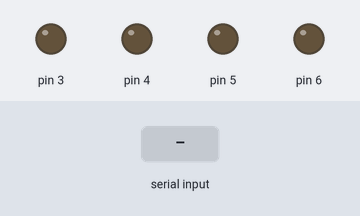
Recording of a sketch running on a simulated Arduino Uno, built with avr-gcc and run on an emulated ATmega328P. Parts: output pins drawn as LEDs (lit = HIGH). Inputs (shaded band) come from the test bench. What the sketch prints to the serial monitor is not drawn.

Above: at 1.2 s.
1.3 s: "1" received over Serial
At 2.1 s:
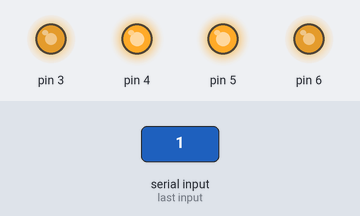
2.8 s: byte 1 (1) received over Serial
4.3 s: "0" received over Serial
At 4.5 s:
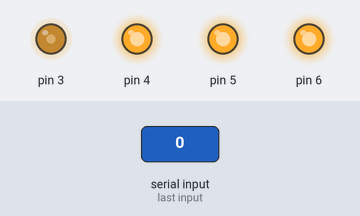
Timing chart, 0 to 7.3 s (numbered marks = the images above; inputs shaded):
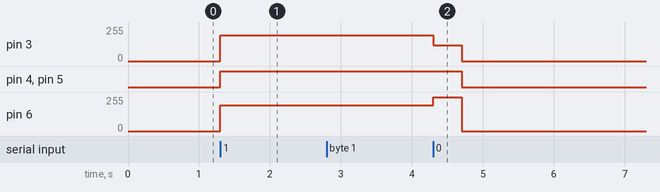

Measured:
- after the input at 1.3 s, pin 3, pin 6: 0/255 → 195/255 at once; pin 4, pin 5: LOW → HIGH at once
- after the input at 2.8 s, every drawn part: stays the same
- after the input at 4.3 s, pin 3: 195/255 → 120/255 at once, → 0/255 0.40 s later; pin 4, pin 5: HIGH → LOW after 0.40 s; pin 6: 195/255 → 255/255 at once, → 0/255 0.40 s later

The sketch:

kinect_project.ino
```cpp
void setup() {
  // put your setup code here, to run once:
int i;
pinMode(3,OUTPUT);
pinMode(4,OUTPUT);
pinMode(5,OUTPUT);
pinMode(6,OUTPUT);
Serial.begin(9600);
Serial.print("residam");
khamosh();

}
int a;
int  k;
int x;
void loop() {


while(Serial.available()>0)
{
  golo();

  k=Serial.read();
  Serial.print(k);
  //a= k.toFloat();

  if(k==2)
  {
    x=-1;
  }
  if(k==1)
  {
    x=1;
    Serial.print("ok");
  }
  teta(abs(k),x);
}
}
void gardeshrast()
{
digitalWrite(3,HIGH);

digitalWrite(4,HIGH);

digitalWrite(5,HIGH);

analogWrite(6,120);
delay(100);
khamosh();
}

void aghab()
{
digitalWrite(3,HIGH);

digitalWrite(4,LOW);

digitalWrite(5,LOW);

digitalWrite(6,HIGH);
delay(4000);
Serial.print("residam");
khamosh();
}

void golo()
{
Serial.print("golo");
analogWrite(3,195);

digitalWrite(4,HIGH);

digitalWrite(5,HIGH);

analogWrite(6,195);
}

void khamosh()
{
digitalWrite(3,LOW);

digitalWrite(4,LOW);

digitalWrite(5,LOW);

digitalWrite(6,LOW);
}

void gardeshcahp()
{
analogWrite(3,120);

digitalWrite(4,HIGH);

digitalWrite(5,HIGH);

digitalWrite(6,HIGH);
delay(100);
khamosh();
}
void teta(int teta,int k)
{


int alpha;

int i;

alpha=int((teta*3)/30);

for(i=0;i<alpha;i++)
{

  if(k==-1)
  {
    gardeshrast();
  }
  if(k==1)
  {
    gardeshcahp();
  }

}

}
```
